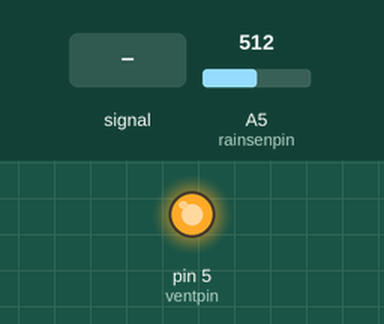
A sketch run on a simulated Arduino Uno, built with avr-gcc and run on an emulated ATmega328P. Shown: output pins drawn as LEDs (lit = HIGH). Inputs (shaded band) come from the test bench; at power-on: A5 (rainsenpin) = 512.

Above: at 1.2 s.
1.3 s: A5 (rainsenpin) fed a 200 Hz sine of ±460 counts around its level
At 2.5 s:
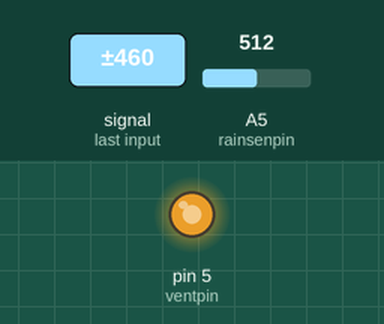
2.8 s: A5 (rainsenpin) set to 716
At 3.3 s:
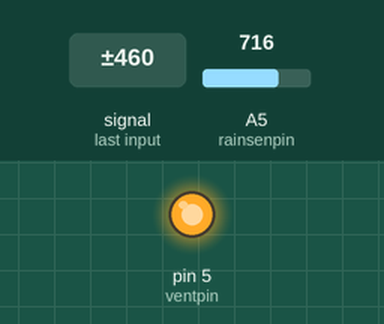
4.3 s: A5 (rainsenpin) fed a 50 Hz sine of ±306 counts around its level
At 4.9 s:
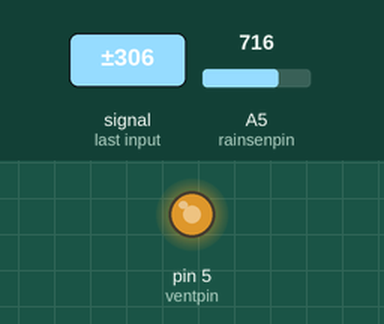
5.8 s: A5 (rainsenpin) set to 900
At 6.3 s:
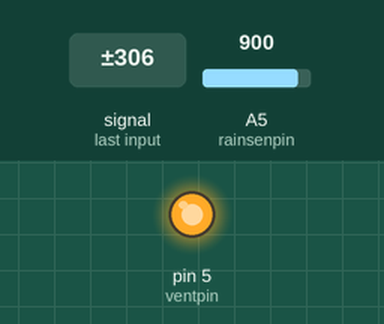
7.3 s: A5 (rainsenpin) fed a 200 Hz sine of ±81 counts around its level
At 8.4 s:
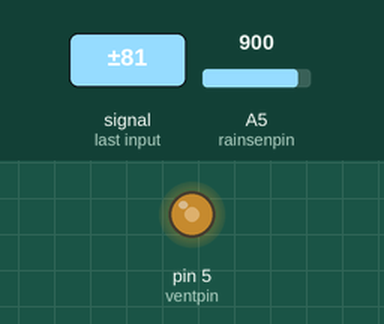
Timing chart, 0 to 9.8 s (numbered marks = the images above; inputs shaded):
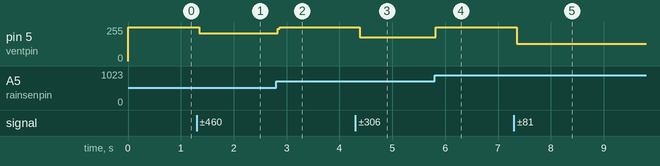

The sketch:

niderschalg.ino
```cpp
/*
 GUNDIDEEE NIEDERSCHALAG
*/

int rainsenpin = A5; //der pin vom regensensor
int ventpin = 5; //der pin wo das relais mit angesprochen wird
int anwert = 900 ; // werte wenn es schalten soll
int zaehler = 0;   // zählt wie oft es an war

void setup() {
  pinMode(rainsenpin,INPUT); // PULLUP ?
  pinMode(ventpin,OUTPUT);
}

void loop (){
    if (analogRead(rainsenpin) <= anwert ){ //wann
      digitalWrite(ventpin,1);//vent auf
      zaehler++;
    }
    else{
      digitalWrite(ventpin,0);//vent zu
    }
}
int getwindanzal(){
  return zaehler ;
}
```

Measured:
- after the input at 1.3 s, pin 5 (ventpin): 255/255 → 209/255 after 0.05 s
- after the input at 2.8 s, pin 5 (ventpin): 209/255 → 255/255 at once
- after the input at 4.3 s, pin 5 (ventpin): 255/255 → 180/255 after 0.08 s
- after the input at 5.8 s, pin 5 (ventpin): 180/255 → 255/255 at once
- after the input at 7.3 s, pin 5 (ventpin): 255/255 → 128/255 after 0.05 s
